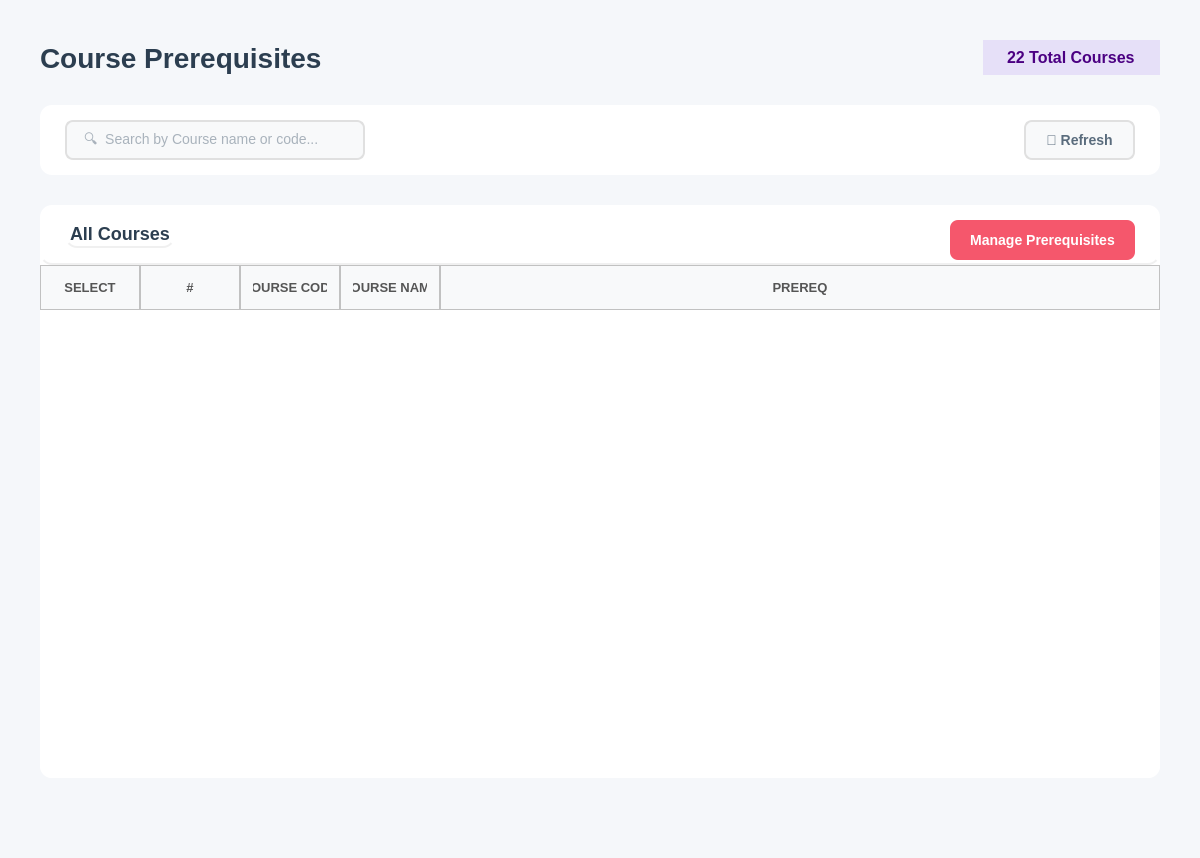
<?xml version="1.0" encoding="UTF-8"?>
<ui version="4.0">
 <class>ManageCourses</class>
 <widget class="QWidget" name="ManageCourses">
  <property name="geometry">
   <rect>
    <x>0</x>
    <y>0</y>
    <width>1200</width>
    <height>858</height>
   </rect>
  </property>
  <property name="windowTitle">
   <string>Course</string>
  </property>
  <property name="styleSheet">
   <string notr="true">background-color: #f5f7fa;</string>
  </property>
  <layout class="QVBoxLayout" name="mainLayout">
   <property name="spacing">
    <number>30</number>
   </property>
   <property name="leftMargin">
    <number>40</number>
   </property>
   <property name="topMargin">
    <number>40</number>
   </property>
   <property name="rightMargin">
    <number>40</number>
   </property>
   <property name="bottomMargin">
    <number>20</number>
   </property>
   <item>
    <layout class="QHBoxLayout" name="headerLayout">
     <item>
      <widget class="QLabel" name="labelTitle">
       <property name="styleSheet">
        <string notr="true">font-size: 28px; font-weight: bold; color: #2c3e50; background: transparent;</string>
       </property>
       <property name="text">
        <string>Course Prerequisites</string>
       </property>
      </widget>
     </item>
     <item>
      <spacer name="headerSpacer">
       <property name="orientation">
        <enum>Qt::Orientation::Horizontal</enum>
       </property>
       <property name="sizeHint" stdset="0">
        <size>
         <width>40</width>
         <height>20</height>
        </size>
       </property>
      </spacer>
     </item>
     <item>
      <widget class="QLabel" name="labelTotalCoursesCount">
       <property name="styleSheet">
        <string notr="true">font-size: 16px;
color: #4b0082;               /* deep purple text */
font-weight: bold;
background-color: #e6e0f8;    /* soft light purple background */
padding: 8px 20px;
border-radius: 20px;
</string>
       </property>
       <property name="text">
        <string>22 Total Courses</string>
       </property>
      </widget>
     </item>
    </layout>
   </item>
   <item>
    <widget class="QFrame" name="filterFrame">
     <property name="minimumSize">
      <size>
       <width>0</width>
       <height>70</height>
      </size>
     </property>
     <property name="maximumSize">
      <size>
       <width>16777215</width>
       <height>70</height>
      </size>
     </property>
     <property name="styleSheet">
      <string notr="true">background-color: white; border-radius: 12px;</string>
     </property>
     <property name="frameShape">
      <enum>QFrame::Shape::StyledPanel</enum>
     </property>
     <layout class="QHBoxLayout" name="filterLayout">
      <property name="leftMargin">
       <number>25</number>
      </property>
      <property name="topMargin">
       <number>15</number>
      </property>
      <property name="rightMargin">
       <number>25</number>
      </property>
      <property name="bottomMargin">
       <number>15</number>
      </property>
      <item>
       <widget class="QLineEdit" name="lineEditSearch">
        <property name="minimumSize">
         <size>
          <width>300</width>
          <height>40</height>
         </size>
        </property>
        <property name="maximumSize">
         <size>
          <width>200</width>
          <height>16777215</height>
         </size>
        </property>
        <property name="styleSheet">
         <string notr="true">QLineEdit {
    padding: 10px 15px;
    border: 2px solid #e0e0e0;
    border-radius: 8px;
    font-size: 14px;
    background-color: #f8f9fa;   /* light neutral background */
    color: #5a6c7d;             /* text color similar to buttons */
}

QLineEdit:focus {
    border-color: #f5576c;       /* accent border on focus */
    background-color: #ffffff;   /* slightly lighter when active */
}

QLineEdit:disabled {
    background-color: #ededed;   /* washed-out grey */
    color: #a1a8b3;             /* faded text */
}
</string>
        </property>
        <property name="placeholderText">
         <string>🔍  Search by Course name or code...</string>
        </property>
       </widget>
      </item>
      <item>
       <spacer name="filterSpacer">
        <property name="orientation">
         <enum>Qt::Orientation::Horizontal</enum>
        </property>
        <property name="sizeHint" stdset="0">
         <size>
          <width>40</width>
          <height>20</height>
         </size>
        </property>
       </spacer>
      </item>
      <item>
       <widget class="QPushButton" name="buttonRefresh">
        <property name="minimumSize">
         <size>
          <width>100</width>
          <height>40</height>
         </size>
        </property>
        <property name="cursor">
         <cursorShape>PointingHandCursor</cursorShape>
        </property>
        <property name="styleSheet">
         <string notr="true">QPushButton {
    background-color: #f8f9fa;
    color: #5a6c7d;
    border: 2px solid #e0e0e0;
    border-radius: 8px;
    font-size: 14px;
    font-weight: bold;
    padding: 10px 20px;
}

QPushButton:hover {
    border-color: #f5576c;
    color: #f5576c;
}

QPushButton:pressed {
    background-color: #e0e0e0; /* darker grey for pressed feedback */
    border-color: #f5576c;
    color: #f5576c;
}</string>
        </property>
        <property name="text">
         <string>🔄 Refresh</string>
        </property>
       </widget>
      </item>
     </layout>
    </widget>
   </item>
   <item>
    <widget class="QFrame" name="tableFrame">
     <property name="styleSheet">
      <string notr="true">background-color: white; border-radius: 12px;</string>
     </property>
     <property name="frameShape">
      <enum>QFrame::Shape::StyledPanel</enum>
     </property>
     <layout class="QVBoxLayout" name="tableMainLayout">
      <property name="spacing">
       <number>0</number>
      </property>
      <property name="leftMargin">
       <number>0</number>
      </property>
      <property name="topMargin">
       <number>0</number>
      </property>
      <property name="rightMargin">
       <number>0</number>
      </property>
      <property name="bottomMargin">
       <number>0</number>
      </property>
      <item>
       <widget class="QFrame" name="tableHeader">
        <property name="minimumSize">
         <size>
          <width>0</width>
          <height>60</height>
         </size>
        </property>
        <property name="maximumSize">
         <size>
          <width>16777215</width>
          <height>60</height>
         </size>
        </property>
        <property name="styleSheet">
         <string notr="true">background: transparent; border-bottom: 2px solid #f0f0f0;</string>
        </property>
        <property name="frameShape">
         <enum>QFrame::Shape::StyledPanel</enum>
        </property>
        <layout class="QHBoxLayout" name="tableHeaderLayout">
         <property name="leftMargin">
          <number>25</number>
         </property>
         <property name="topMargin">
          <number>15</number>
         </property>
         <property name="rightMargin">
          <number>25</number>
         </property>
         <property name="bottomMargin">
          <number>15</number>
         </property>
         <item>
          <widget class="QLabel" name="tableTitle">
           <property name="styleSheet">
            <string notr="true">font-size: 18px; font-weight: bold; color: #2c3e50; background: transparent;</string>
           </property>
           <property name="text">
            <string>All Courses</string>
           </property>
          </widget>
         </item>
         <item>
          <spacer name="tableHeaderSpacer">
           <property name="orientation">
            <enum>Qt::Orientation::Horizontal</enum>
           </property>
           <property name="sizeHint" stdset="0">
            <size>
             <width>40</width>
             <height>20</height>
            </size>
           </property>
          </spacer>
         </item>
         <item>
          <widget class="QPushButton" name="buttonManagePrereq">
           <property name="minimumSize">
            <size>
             <width>120</width>
             <height>40</height>
            </size>
           </property>
           <property name="cursor">
            <cursorShape>PointingHandCursor</cursorShape>
           </property>
           <property name="styleSheet">
            <string notr="true">QPushButton {
    background-color: #f5576c;
    color: #ffffff;
    border: none;
    border-radius: 8px;
    font-size: 14px;
    font-weight: bold;
    padding: 10px 20px;
    transition: background-color 150ms;
}
QPushButton:hover {
    background-color: #e5475c;
}
QPushButton:pressed {
    background-color: #d43f52;
}
</string>
           </property>
           <property name="text">
            <string>Manage Prerequisites</string>
           </property>
          </widget>
         </item>
        </layout>
       </widget>
      </item>
      <item>
       <widget class="QTableWidget" name="tableAllCourses">
        <property name="minimumSize">
         <size>
          <width>0</width>
          <height>300</height>
         </size>
        </property>
        <property name="styleSheet">
         <string notr="true">QTableWidget {
    border: none;
    background-color: white;
    gridline-color: #e5e5e5;      /* slightly darker for visibility */
    color: #222222;               /* matches QLineEdit text color */
    font-size: 14px;
}

QTableWidget::item {
    padding: 14px;
    border: none;
    color: #222222;               /* consistent text color */
}

QTableWidget::item:selected {
    background-color: #fcebed;  /* soft pink selection */
    color: #222222;             /* keep text readable */
}

QHeaderView::section {
    background-color: #f8f9fa;
    padding: 12px;
	border: 1px solid #c1c1c1; 
    font-size: 13px;
    color: #555555;               /* similar to readOnly QLineEdit text */
    font-weight: bold;
}
QTableWidget::item:focus {
    outline: none;
    border: none;
}
/* Removes weird selection rectangle */
QTableWidget::item:focus {
    outline: none;
    border: none;
}
QTableWidget::indicator {
    width: 18px;
    height: 18px;
}

QTableWidget::indicator:unchecked {
    border: 1px solid #b8b8b8;      /* soft grey border */
    background-color: #f8f8f8;      /* very light grey */
    border-radius: 3px;             /* slightly rounded */
}

QTableWidget::indicator:checked {
    border: 1px solid #5a5a5a;      /* darker grey when selected */
    background-color: #6c6c6c;      /* washed-out grey instead of harsh green */
    image: url(&quot;&quot;);                 /* remove default checkmark */
    border-radius: 3px;
}

QTableWidget::indicator:checked:hover,
QTableWidget::indicator:unchecked:hover {
    border-color: #3a3a3a;
}

QTableWidget::indicator:checked::after {
    content: &quot;&quot;;
    image: url(&quot;&quot;); /* no default checkmark */
}
/* ===== SCROLLBARS (VERTICAL &amp; HORIZONTAL) ===== */

/* Track */
QScrollBar:vertical, QScrollBar:horizontal {
    background: rgba(255, 255, 255, 0.05);  /* subtle track */
    border-radius: 6px;
    margin: 0px;  /* remove extra space */
}

/* Handle / Thumb */
QScrollBar::handle:vertical, QScrollBar::handle:horizontal {
    background: rgba(120, 120, 120, 0.35);  /* glassy thumb */
    border-radius: 6px;
    border: 1px solid rgba(255, 255, 255, 0.2); /* subtle highlight */
    min-height: 30px; /* vertical */
    min-width: 30px;  /* horizontal */
}

QScrollBar::handle:vertical:hover,
QScrollBar::handle:horizontal:hover {
    background: rgba(120, 120, 120, 0.55);
}

/* Buttons (up/down or left/right) */
QScrollBar::add-line:vertical, QScrollBar::sub-line:vertical,
QScrollBar::add-line:horizontal, QScrollBar::sub-line:horizontal {
    width: 16px;  /* horizontal buttons width */
    height: 16px; /* vertical buttons height */
    background: rgba(180, 180, 180, 0.35);
    border-radius: 4px;
}

/* Arrow icons */
QScrollBar::up-arrow:vertical, QScrollBar::down-arrow:vertical,
QScrollBar::left-arrow:horizontal, QScrollBar::right-arrow:horizontal {
    width: 6px;
    height: 6px;
    background: transparent;
}

/* Remove blank areas */
QScrollBar::add-page:vertical, QScrollBar::sub-page:vertical,
QScrollBar::add-page:horizontal, QScrollBar::sub-page:horizontal {
    background: none;
}

/* Sizes */
QScrollBar:vertical { width: 12px; }
QScrollBar:horizontal { height: 12px; }
</string>
        </property>
        <property name="editTriggers">
         <set>QAbstractItemView::EditTrigger::NoEditTriggers</set>
        </property>
        <property name="alternatingRowColors">
         <bool>true</bool>
        </property>
        <property name="selectionMode">
         <enum>QAbstractItemView::SelectionMode::ContiguousSelection</enum>
        </property>
        <property name="cornerButtonEnabled">
         <bool>true</bool>
        </property>
        <attribute name="horizontalHeaderStretchLastSection">
         <bool>true</bool>
        </attribute>
        <attribute name="verticalHeaderVisible">
         <bool>false</bool>
        </attribute>
        <attribute name="verticalHeaderCascadingSectionResizes">
         <bool>true</bool>
        </attribute>
        <column>
         <property name="text">
          <string>SELECT</string>
         </property>
        </column>
        <column>
         <property name="text">
          <string>#</string>
         </property>
        </column>
        <column>
         <property name="text">
          <string>COURSE CODE</string>
         </property>
        </column>
        <column>
         <property name="text">
          <string>COURSE NAME</string>
         </property>
        </column>
        <column>
         <property name="text">
          <string>PREREQ</string>
         </property>
        </column>
       </widget>
      </item>
     </layout>
    </widget>
   </item>
   <item>
    <spacer name="verticalSpacer">
     <property name="orientation">
      <enum>Qt::Orientation::Vertical</enum>
     </property>
     <property name="sizeType">
      <enum>QSizePolicy::Policy::Maximum</enum>
     </property>
     <property name="sizeHint" stdset="0">
      <size>
       <width>20</width>
       <height>60</height>
      </size>
     </property>
    </spacer>
   </item>
  </layout>
 </widget>
 <resources/>
 <connections/>
</ui>
